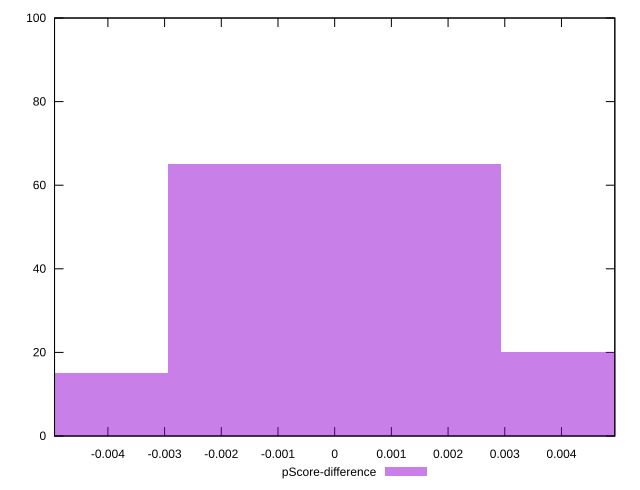

Write the gnuplot code that produced this figure.
reset

$pScoreDifference <<EOF
0 65
0.005880770848150891 20
-0.005880770848150891 15
EOF

set key outside below
set boxwidth 0.005880770848150891
set xrange [-0.004941176470588227:0.004941176470588282]
set yrange [0:100]
set trange [0:100]
set style fill transparent solid 0.5 noborder
set terminal svg size 640, 490 enhanced background rgb 'white'
set output "report_00013_2021-02-09T12-04-24.940Z/uses-rel-preload/samples/pages/pScore-difference/histogram.svg"

plot $pScoreDifference title "pScore-difference" with boxes

reset
